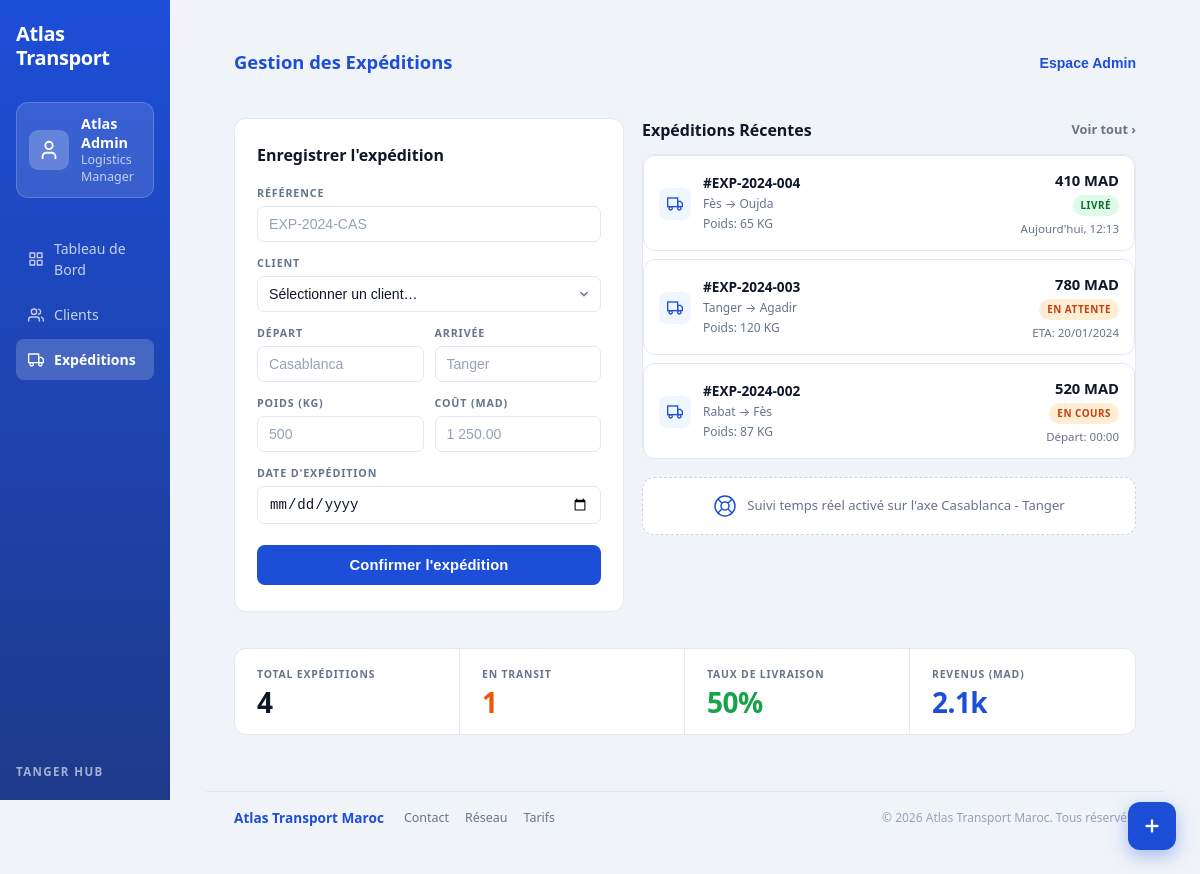
The page /dashboard/expeditions.php on the database as committed earlier.
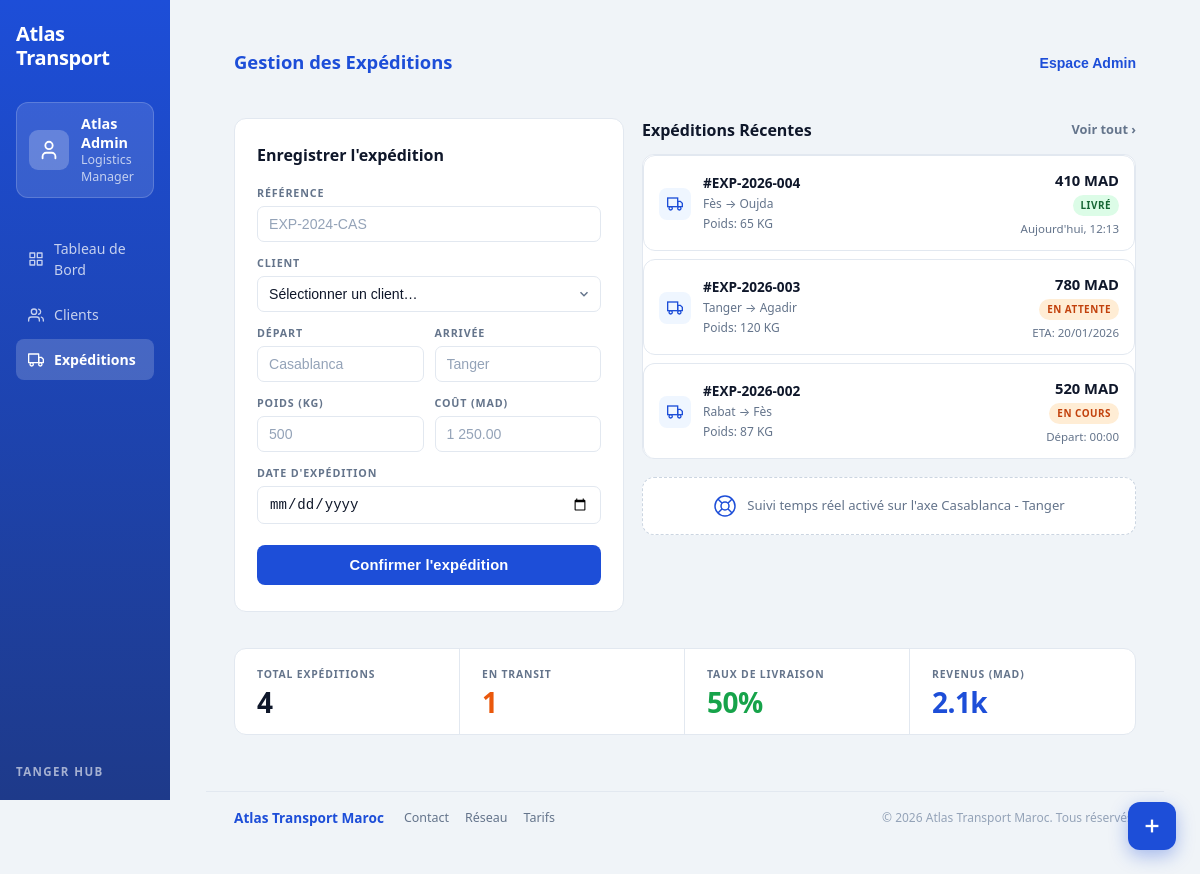
The same page on the database as committed later.
### tables this page shows
CREATE TABLE expeditions (
    id INT AUTO_INCREMENT PRIMARY KEY,
    reference VARCHAR(50) UNIQUE NOT NULL,
    client_id INT NOT NULL,
    ville_depart VARCHAR(100),
    ville_arrivee VARCHAR(100),
    poids DECIMAL(10,2),
    frais_transport DECIMAL(10,2),
    date_depart DATE,
    statut ENUM('En attente','En cours de route','Livrée') DEFAULT 'En attente',
    FOREIGN KEY (client_id) REFERENCES clients(id) ON DELETE CASCADE
);

### dashboard/includes/functions.php (called while the page is built, shortened)
<?php
function e($value) {
    return htmlspecialchars((string) $value, ENT_QUOTES, 'UTF-8');
}
function getExpeditions(PDO $pdo): array {
    return $pdo->query("
        SELECT e.*, c.nom, c.prenom
        FROM expeditions e
        JOIN clients c ON c.id = e.client_id
        ORDER BY e.id DESC
    ")->fetchAll();
}
function statutClass(string $statut): string {
    return match (true) {
        $statut === 'Livrée'                                        => 'badge-livre',
        $statut === 'En cours de route'                             => 'badge-transit',
        $statut === 'En attente'                                    => 'badge-attente',
        in_array($statut, ['En préparation', 'Préparation'], true)  => 'badge-preparation',
        default                                                     => 'badge-attente',
    };
}
function statutLabel(string $statut): string {
    return match (true) {
        $statut === 'Livrée'                                        => 'LIVRÉ',
        $statut === 'En cours de route'                             => 'EN COURS',
        $statut === 'En attente'                                    => 'EN ATTENTE',
        in_array($statut, ['En préparation', 'Préparation'], true)  => 'PRÉPARATION',
        default                                                     => strtoupper($statut),
    };
}

### dashboard/expeditions.php (the view, shortened to what the changed rows need)
<?php
require_once __DIR__ . '/includes/functions.php';
$expeditions        = getExpeditions($pdo);
$recentExpeditions  = array_slice($expeditions, 0, 3);
require __DIR__ . '/includes/header.php';
require __DIR__ . '/includes/sidebar.php';
?>
<div class="main">
    <div class="topbar">
        <h2>Gestion des Expéditions</h2>
    </div>
    <div class="exp-body">
        <div class="exp-layout">
            <div class="exp-right-col">
                <div class="exp-recent-list">
                    <?php foreach ($recentExpeditions as $exp):
                        $badgeClass = statutClass($exp['statut']);
                        $badgeLabel = statutLabel($exp['statut']);
                        $frais      = number_format($exp['frais_transport'], 0, ',', ' ');
                        $poids      = $exp['poids'] >= 1000
                            ? rtrim(rtrim(number_format($exp['poids'] / 1000, 1), '0'), '.') . ' Tonnes'
                            : number_format($exp['poids'], 0, ',', ' ') . ' KG';
                        $dateStr = $exp['date_depart'] ? date('d/m/Y', strtotime($exp['date_depart'])) : '—';
                        $heureStr = $exp['date_depart'] ? date('H:i', strtotime($exp['date_depart'])) : '—';
                    ?>
                    <div class="exp-recent-item">
                        <div class="exp-truck-icon">
                            <svg width="16" height="16" viewBox="0 0 24 24" fill="none" stroke="currentColor" stroke-width="2">
                                <rect x="1" y="3" width="15" height="13"/>
                                <polygon points="16 8 20 8 23 11 23 16 16 16 16 8"/>
                                <circle cx="5.5" cy="18.5" r="2.5"/>
                                <circle cx="18.5" cy="18.5" r="2.5"/>
                            </svg>
                        </div>
                        <div class="exp-recent-info">
                            <strong>#<?= e($exp['reference']) ?></strong>
                            <span><?= e($exp['ville_depart']) ?> → <?= e($exp['ville_arrivee']) ?></span>
                            <span>Poids: <?= $poids ?></span>
                        </div>
                        <div class="exp-recent-right">
                            <span class="exp-recent-cost"><?= $frais ?> MAD</span>
                            <span class="badge <?= $badgeClass ?>"><?= $badgeLabel ?></span>
                            <span class="exp-recent-meta">
                                <?php if ($exp['statut'] === 'Livrée'): ?>
                                    Aujourd'hui, <?= date('H:i') ?>
                                <?php elseif ($exp['statut'] === 'En cours de route'): ?>
                                    Départ: <?= $heureStr ?>
                                <?php else: ?>
                                    ETA: <?= $dateStr ?>
                                <?php endif; ?>
                            </span>
                        </div>
                    </div>
                    <?php endforeach; ?>
                </div>
            </div>
        </div>
    </div>
</div>

Rows that differ between the two databases and show on the page:
changed expeditions "Oujda": reference "EXP-2024-004" → "EXP-2026-004"
changed expeditions "Tanger": reference "EXP-2024-003" → "EXP-2026-003"; date_depart "20/01/2024" → "20/01/2026"
changed expeditions "Rabat": reference "EXP-2024-002" → "EXP-2026-002"
